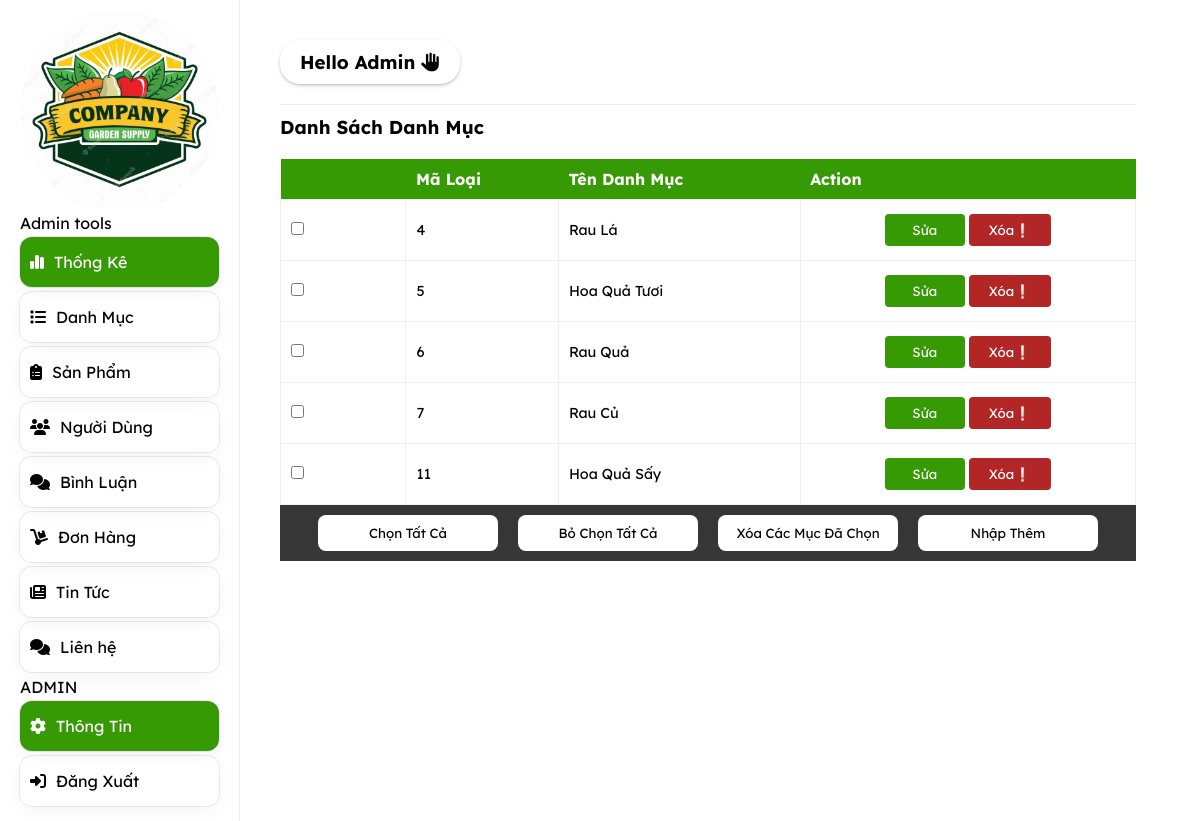
The app's page /admin/index.php?act=dm with its own data.
### tables this page shows
CREATE TABLE `category` (
  `id_cate` int(11) NOT NULL,
  `name_cate` varchar(255) NOT NULL
);

### model/pdo.php (called while the page is built, shortened)
<?php
function pdo_get_connection(){
    $dburl = "mysql:host=localhost;dbname=duan1;charset=utf8";
    $username = 'root';
    $password = '';
    $conn = new PDO($dburl, $username, $password);
    $conn->setAttribute(PDO::ATTR_ERRMODE, PDO::ERRMODE_EXCEPTION);
    return $conn;
}
function pdo_query($sql){
    $sql_args = array_slice(func_get_args(), 1);
    try{
        $conn = pdo_get_connection();
        $stmt = $conn->prepare($sql);
        $stmt->execute($sql_args);
        $rows = $stmt->fetchAll();
        return $rows;
    }
    catch(PDOException $e){
        throw $e;
    }
    finally{
        unset($conn);
    }
}

### model/danhmuc.php (called while the page is built, shortened)
<?php
   function loadall_dm(){
    $sql = "select * from category order by id_cate";
    $listdm = pdo_query($sql);
    return $listdm;
   }
?>

### admin/danhmuc/list.php (the view, shortened to what this page needs)
<!DOCTYPE html>
<html lang="en">
<head>
    <link rel="stylesheet" href="../public/css/style.css">
</head>
<body>
<h3 style="margin-top: 10px;">Danh Sách Danh Mục</h3>
        <table>
            <thead>
                <tr>
                    <th></th>
                    <th>Mã Loại</th>
                    <th>Tên Danh Mục</th>
                    <th>Action</th>
                </tr>
            </thead>
            <tbody>
                <?php
                foreach ($listdm as $dm) {
                    extract($dm);
                    $suadm = "index.php?act=suadm&id=" . $id_cate;
                    $xoadm = "index.php?act=xoadm&id=" . $id_cate;
                   ?>
                            <tr>
                                    <td><input type="checkbox" name="" id=""></td>
                                    <td> <?php echo $id_cate ?></td>
                                    <td><?php echo $name_cate ?></td>
                                    <td style="text-align: center;">
                                        <a style="text-decoration: none;" href="<?php echo $suadm ?>">
                                            <input type="button" class="edit" value="Sửa">
                                        </a>
                                        <a style="text-decoration: none;" href="<?php echo $xoadm ?>" >
                                            <input onclick="return confirm('Bạn có chắc chắn muốn xóa không')" type="button" class="delete" value="Xóa❕">
                                        </a>
                                    </td>
                            </tr>
                <?php
                }
                ?>
            </tbody>
        </table>
        <div class="table-btn">
            <input type="button" value="Chọn Tất Cả">
            <input type="button" value="Bỏ Chọn Tất Cả">
            <input type="button" value="Xóa Các Mục Đã Chọn">
            <a href="index.php?act=adddm"><input type="button" value="Nhập Thêm"></a>
        </div>
    </div>
    </div>
</body>
</html>

### public/css/style.css (style rules this page uses)
.table-btn { width: 100%; padding: 10px; display: flex; justify-content: center; background-color: #333333; }
.table-btn input[type=button], .table-btn input[type=submit], .table-btn input[type=reset] { border: none; padding: 10px; margin: 0px 10px; border-radius: 8px; min-width: 180px; background-color: #ffff; transition: .5s; }
a { text-decoration: none; }
table { text-align: justify; width: 100%; margin-top: 20px; border-collapse: collapse; overflow: hidden; }
table thead th { background-color: #339900; padding: 10px; color: #fff; }
table tr { transition: .1s; }
table tr td { font-size: .9em; min-height: 50px; min-width: 70px; margin-bottom: 2px; padding: 10px; border: 1px solid #F0F0F0; }
table input[type=button] { margin: 4px 0px; padding: 8px 20px; border: none; border-radius: 4px; color: #fff; min-width: 80px; }
table input.edit { background-color: #339900; }
table input.delete { background-color: #B22222; }
* { padding: 0; margin: 0; box-sizing: border-box; font-family: fontAdmin; }

### records on screen
category: id_cate "4", name_cate "Rau Lá"
category: id_cate "5", name_cate "Hoa Quả Tươi"
category: id_cate "6", name_cate "Rau Quả"
category: id_cate "7", name_cate "Rau Củ"
category: id_cate "11", name_cate "Hoa Quả Sấy"
